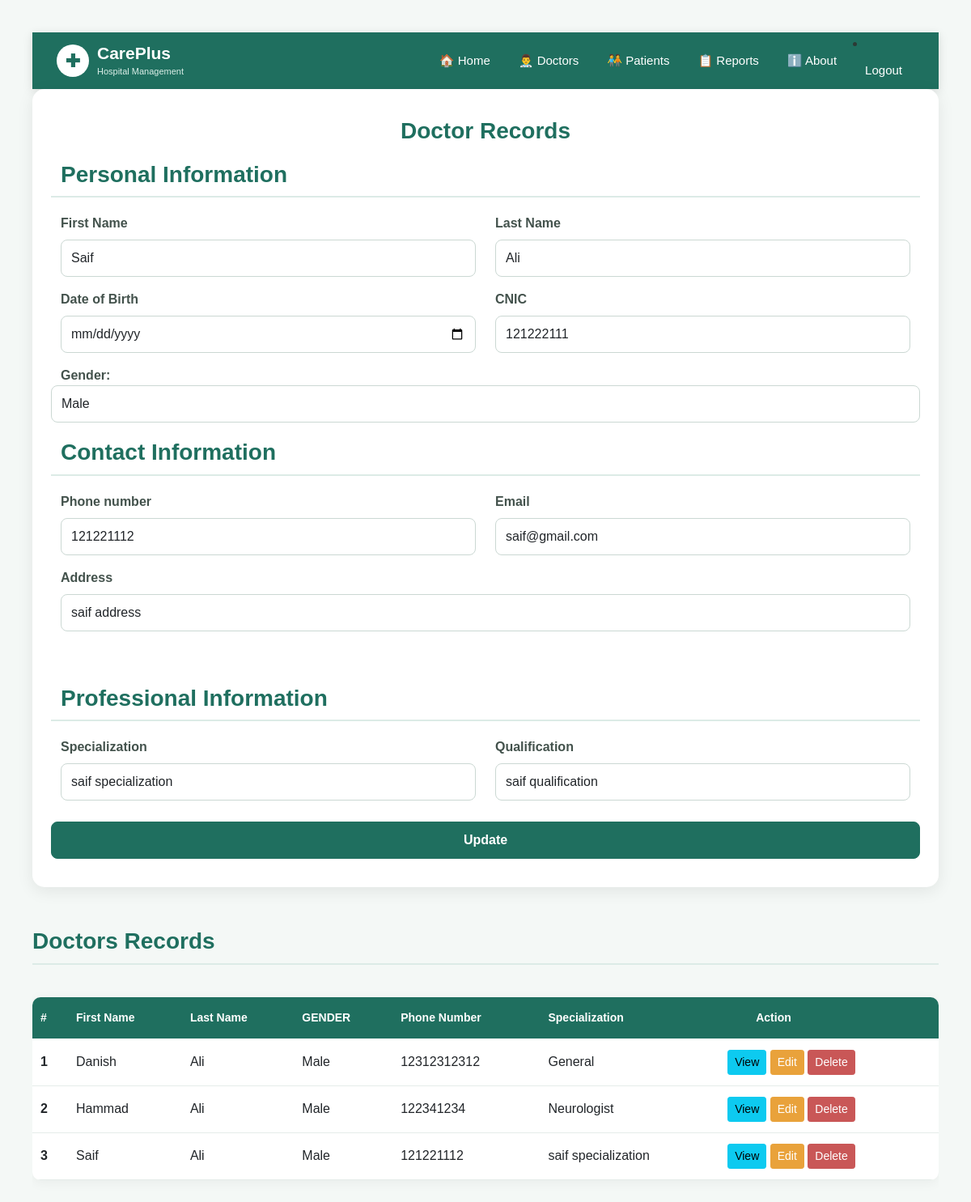
Page /edit_doctor/10/ (signed in) on the committed database.
### hospital/models.py (models this page shows, shortened)
class Doctor(models.Model):
    user = models.OneToOneField(
        User,
        on_delete=models.CASCADE,
        null=True,
        blank=True
    )
    GENDER_CHOICES = [
        ("Male", "Male"),
        ("Female", "Female"),
        ("Other", "Other"),
        ("Prefer not to say", "Prefer not to say"),
    ]
    first_name = models.CharField(max_length=100)
    last_name = models.CharField(max_length=100)
    date_of_birth = models.DateField()
    cnic = models.CharField(max_length=15)
    gender = models.CharField(max_length=20, choices=GENDER_CHOICES)
    phone_number = models.CharField(max_length=20)
    email = models.CharField(max_length=100)
    address = models.CharField(max_length=200)
    specialization = models.CharField(max_length=50)
    qualification = models.CharField(max_length=50)

### hospital/views.py (the view, shortened to what this page needs)
# urls.py: path("edit_doctor/<int:id>/", views.edit_doctor, name="edit_doctor"),
@login_required
@user_passes_test(lambda user: user.groups.filter(name="Hospital Admin").exists())
def edit_doctor(request, id):
    doctor = get_object_or_404(Doctor, id=id)
    doctors = Doctor.objects.all()
    return render(request, "doctor.html", {
        "doctors": doctors,
        "edit_doctor": doctor
    })

### hospital/templates/doctor.html (shortened to what this page needs)
<!DOCTYPE html>
<html lang="en">
<head>
    <link href="https://cdn.jsdelivr.net/npm/bootstrap@5.0.2/dist/css/bootstrap.min.css" rel="stylesheet">
</head>
{% include 'navbar.html' %}
<body>
    <form method="post" >
        <h1 class="page-title">Doctor Records</h1>
        <div class="row">
        <h3>Personal Information</h3>
  <div class="col-md-6 mb-3">
    <label for="first_name" class="form-label">First Name</label>
    <input type="text" class="form-control" placeholder="First Name" id="first_name" name="first_name"
    value="{{ edit_doctor.first_name|default:'' }}" required>
  </div>
  <div class="col-md-6 mb-3">
    <label for="last_name" class="form-label">Last Name</label>
    <input type="text" class="form-control" placeholder="Last Name" id="last_name" name="last_name"
    value="{{ edit_doctor.last_name|default:'' }}" required>
  </div>
  <div class="col-md-6 mb-3">
    <label for="date_of_birth" class="form-label">Date of Birth</label>
    <input type="date" class="form-control" id="date_of_birth" name="date_of_birth"
    value="{{ edit_doctor.date_of_birth|default:'' }}" required>
  </div>
  <div class="col-md-6 mb-3">
    <label for="cnic" class="form-label">CNIC</label>
    <input type="text" class="form-control" placeholder="CNIC without Dash" id="cnic" name="cnic" value="{{ edit_doctor.cnic|default:'' }}" required>
  </div>
  <label for="gender">Gender:</label>
<select class="form-control" id="gender" name="gender" value="{{ teachers.gender|default:'' }}">
    <option value="Male"{% if edit_doctor.gender == "Male" %}selected{% endif %}>Male</option>
</select>
    <h3>Contact Information</h3>
  <div class="col-md-6 mb-3">
    <label for="phone_number" class="form-label">Phone number</label>
    <input type="tel" class="form-control" placeholder="Phone Number" id="phone_number" name="phone_number"
    value="{{ edit_doctor.phone_number|default:'' }}" required>
  </div>
  <div class="col-md-6 mb-3">
    <label for="email" class="form-label">Email</label>
    <input type="email" class="form-control" placeholder="Email" id="email" name="email"
    value="{{ edit_doctor.email|default:'' }}" required>
  </div>
  <div class="mb-3">
    <label for="address" class="form-label">Address</label>
    <input type="text" class="form-control" placeholder="Address" id="address" name="address"
    value="{{ edit_doctor.address|default:'' }}" required>
  </div>
<h3>Professional Information</h3>
  <div class="col-md-6 mb-3">
    <label for="specialization" class="form-label">Specialization</label>
    <input type="text" class="form-control" id="specialization" name="specialization"
    value="{{ edit_doctor.specialization|default:'' }}" required>
  </div>
  <div class="col-md-6 mb-3">
    <label for="qualification" class="form-label">Qualification</label>
    <input type="text" class="form-control" id="qualification" name="qualification"
    value="{{ edit_doctor.qualification|default:'' }}" required>
  </div>
  <button type="submit" class="btn btn-primary">
    {% if edit_doctor %}Update{% else %}Submit{% endif %}</button>
    </div>
</form>
  <h3>Doctors Records</h3>
  <div class="table-responsive">
  <table class="table">
  <thead>
    <tr>
      <th scope="col">#</th>
      <th scope="col">First Name</th>
      <th scope="col">Last Name</th>
      <th scope="col">GENDER</th>
      <th scope="col">Phone Number</th>
      <th scope="col">Specialization</th>
      <th scope="col">&nbsp; &nbsp; &nbsp; &nbsp; &nbsp;Action</th>
    </tr>
  </thead>
  <tbody>
    {% for a in doctors %}
    <tr>
      <th scope="row">{{forloop.counter}}</th>
      <td>{{a.first_name}}</td>
      <td>{{a.last_name}}</td>
      <td>{{a.gender}}</td>
      <td>{{a.phone_number}}</td>
      <td>{{a.specialization}}</td>
      <td>
                <a href="{% url 'view_doctor' a.id %}" class="btn btn-info btn-sm">
                   View
                </a>
                <a href="{% url 'edit_doctor' a.id %}" class="btn btn-warning btn-sm">
                    Edit
                </a>
                <a href="{% url 'delete_doctor' a.id %}" class="btn btn-danger btn-sm">
                    Delete
                </a>
            </td>
    </tr>
    {% endfor %}
  </tbody>
</table>
</body>
</html>

### hospital/templates/navbar.html (style rules this page uses)
* { box-sizing: border-box; }
body { margin: 0; background-color: #f4f8f6; font-family: Arial, sans-serif; }
.page-title { color: #1f6f5f; font-size: 28px; font-weight: 700; margin-bottom: 20px; }

### hospital/templates/doctor.html (style rules this page uses)
* { box-sizing: border-box; }
body { background-color: #f4f8f6; font-family: Arial, sans-serif; color: #2d3a35; padding: 40px; }
form { background-color: #ffffff; max-width: 1400px; margin: auto; padding: 35px; border-radius: 15px; box-shadow: 0 5px 20px rgba(0, 0, 0, 0.08); }
h3 { color: #1f6f5f; font-weight: 700; margin-top: 25px; margin-bottom: 20px; padding-bottom: 10px; border-bottom: 2px solid #dcebe6; }
.form-label, label { font-weight: 600; color: #43524c; }
.form-control { border: 1px solid #cbd8d3; border-radius: 8px; padding: 10px 12px; }
select { width: 100%; padding: 10px 12px; border: 1px solid #cbd8d3; border-radius: 8px; margin-bottom: 20px; background-color: white; }
.btn-primary { background-color: #1f6f5f; border-color: #1f6f5f; padding: 10px 30px; border-radius: 8px; font-weight: 600; margin-top: 10px; }
h3:last-of-type { margin-top: 50px; }
.table { margin-top: 20px; background-color: white; border-radius: 10px; overflow: hidden; box-shadow: 0 3px 15px rgba(0, 0, 0, 0.05); }
.table thead { background-color: #1f6f5f; color: white; }
.table thead th { padding: 15px 10px; white-space: nowrap; font-size: 14px; vertical-align: middle; }
.table tbody td, .table tbody th { padding: 13px 10px; vertical-align: middle; border-color: #e5ece9; }
.btn-warning { background-color: #e9a23b; border-color: #e9a23b; color: white; }
.btn-danger { background-color: #c95757; border-color: #c95757; }
.page-title { text-align: center; color: #1f6f5f; }

### rows in the picture
Doctor: first_name "Saif", last_name "Ali", cnic "121222111", gender "Male", phone_number "121221112", email "saif@gmail.com", address "saif address", specialization "saif specialization", qualification "saif qualification"
Doctor: first_name "Danish", last_name "Ali", gender "Male", phone_number "12312312312", specialization "General"
Doctor: first_name "Hammad", last_name "Ali", gender "Male", phone_number "122341234", specialization "Neurologist"
